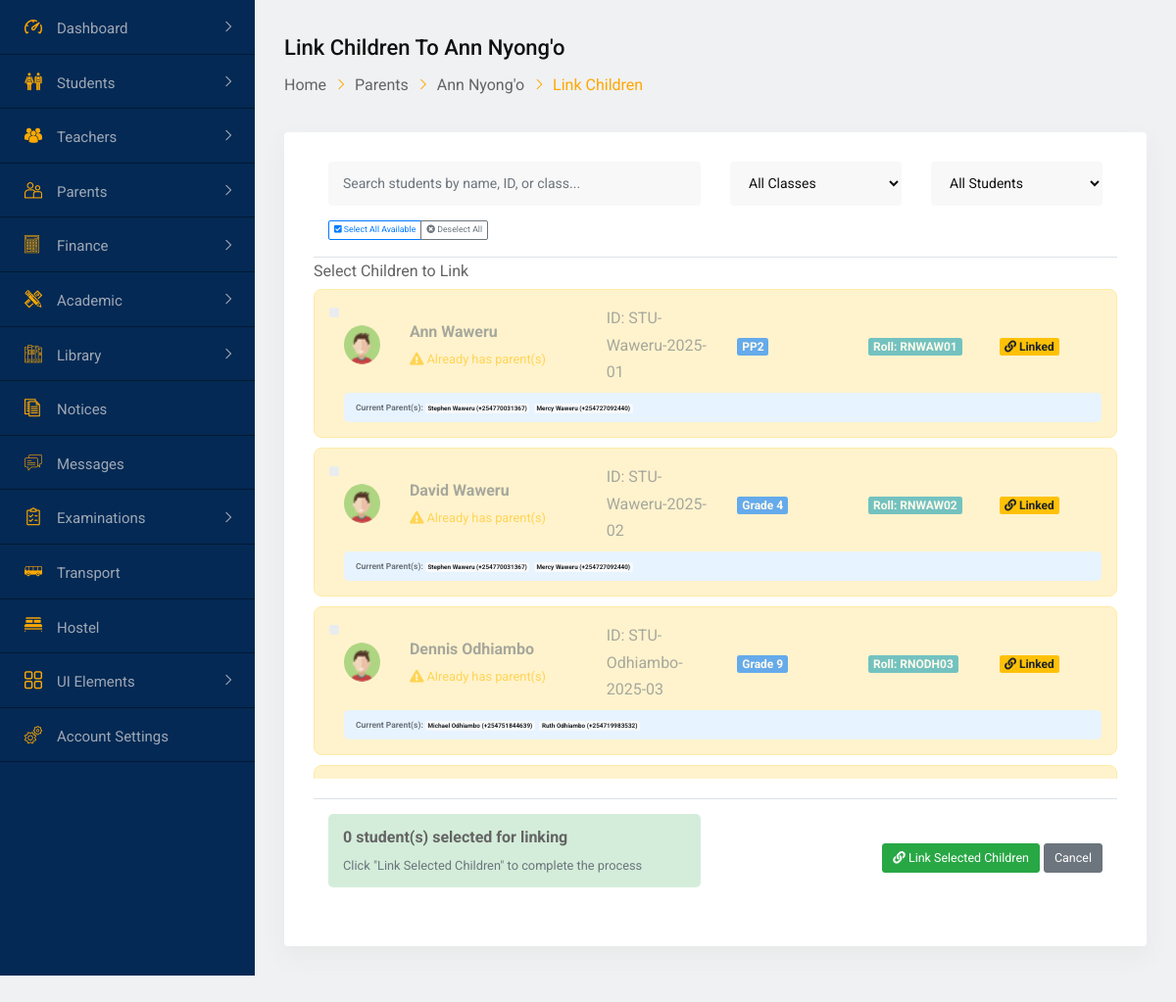
The page /dashboard/parents/link-children/6/ (signed in) on the database its author committed.
### core/models.py (models this page shows, shortened)
class Parent(models.Model):
    user = models.OneToOneField(User, on_delete=models.CASCADE, null=True, blank=True)
    first_name = models.CharField(max_length=100)
    last_name = models.CharField(max_length=100)
    phone = models.CharField(max_length=15)
    email = models.EmailField(unique=True)
    address = models.TextField()
    occupation = models.CharField(max_length=100, blank=True)
    photo = models.ImageField(upload_to=parent_photo_path, null=True, blank=True)
    father_name = models.CharField(max_length=100, blank=True)
    mother_name = models.CharField(max_length=100, blank=True)
    students = models.ManyToManyField(Student, related_name='parents')  # Changed from 'student_parents' to 'parents'
    created_at = models.DateTimeField(auto_now_add=True)
    updated_at = models.DateTimeField(auto_now=True)
    is_online = models.BooleanField(default=False)
    last_activity = models.DateTimeField(default=timezone.now)
    @property
    def full_name(self):
        return f"{self.first_name} {self.last_name}"

class Student(models.Model):
    GENDER_CHOICES = [
        ('M', 'Male'),
        ('F', 'Female'),
        ('O', 'Other'),
    ]
    user = models.OneToOneField(User, on_delete=models.CASCADE, null=True, blank=True)
    student_id = models.CharField(max_length=20, unique=True)
    first_name = models.CharField(max_length=100)
    last_name = models.CharField(max_length=100)
    gender = models.CharField(max_length=1, choices=GENDER_CHOICES)
    date_of_birth = models.DateField()
    religion = models.CharField(max_length=50, blank=True)
    address = models.TextField()
    phone = models.CharField(max_length=15, blank=True)
    email = models.EmailField(blank=True)
    photo = models.ImageField(upload_to=student_photo_path, null=True, blank=True)
    current_class = models.ForeignKey(Class, on_delete=models.SET_NULL, null=True)
    current_section = models.ForeignKey(Section, on_delete=models.SET_NULL, null=True)
    roll_number = models.CharField(max_length=10)
    admission_date = models.DateField(default=timezone.now)
    father_name = models.CharField(max_length=100)
    father_occupation = models.CharField(max_length=100, blank=True)
    father_phone = models.CharField(max_length=15, blank=True)
    mother_name = models.CharField(max_length=100)
    mother_occupation = models.CharField(max_length=100, blank=True)
    mother_phone = models.CharField(max_length=15, blank=True)
    guardian_email = models.EmailField(blank=True)
    guardian_phone = models.CharField(max_length=15, blank=True)
    emergency_contact_name = models.CharField(max_length=100, blank=True)
    emergency_contact_phone = models.CharField(max_length=15, blank=True)
    emergency_relationship = models.CharField(max_length=50, blank=True)
    previous_school = models.CharField(max_length=200, blank=True)
    transfer_certificate_no = models.CharField(max_length=100, blank=True)
    medical_conditions = models.TextField(blank=True)
    medications = models.TextField(blank=True)
    doctor_name = models.CharField(max_length=100, blank=True)
    doctor_phone = models.CharField(max_length=15, blank=True)
    national_id = models.CharField(max_length=50, blank=True)
    birth_certificate_no = models.CharField(max_length=50, blank=True)
    is_active = models.BooleanField(default=True)
    created_at = models.DateTimeField(auto_now_add=True)
    updated_at = models.DateTimeField(auto_now=True)
    is_online = models.BooleanField(default=False)
    last_activity = models.DateTimeField(default=timezone.now)
    current_class = models.ForeignKey(Class, on_delete=models.SET_NULL, null=True, related_name='students')
    current_section = models.ForeignKey(Section, on_delete=models.SET_NULL, null=True, related_name='students')
    roll_number = models.CharField(max_length=10)
    admission_date = models.DateField(default=timezone.now)
    class Meta:
        ordering = ['current_class', 'roll_number']
    @property
    def full_name(self):
        return f"{self.first_name} {self.last_name}"

class Class(models.Model):
    LEVEL_CATEGORIES = [
        ('ECDE', 'Early Childhood Development Education'),
        ('PRIMARY', 'Primary'),
        ('JUNIOR_SECONDARY', 'Junior Secondary'),
    ]
    GRADE_LEVELS = [
        ('PP1', 'Pre-Primary 1'),
        ('PP2', 'Pre-Primary 2'),
        ('1', 'Grade 1'),
        ('2', 'Grade 2'),
        ('3', 'Grade 3'),
        ('4', 'Grade 4'),
        ('5', 'Grade 5'),
        ('6', 'Grade 6'),
        ('7', 'Grade 7'),
        ('8', 'Grade 8'),
        ('9', 'Grade 9'),
    ]
    name = models.CharField(max_length=50)
    code = models.CharField(max_length=10, unique=True)
    level_category = models.CharField(max_length=20, choices=LEVEL_CATEGORIES)
    grade_level = models.CharField(max_length=3, choices=GRADE_LEVELS)
    capacity = models.IntegerField(default=30)
    class_teacher = models.ForeignKey('Teacher', on_delete=models.SET_NULL, null=True, blank=True)
    class Meta:
        ordering = ['level_category', 'grade_level']
        verbose_name_plural = 'Classes'

### dashboard/views.py (the view, shortened to what this page needs)
# urls.py: path('parents/link-children/<int:parent_id>/', views.link_children_to_parent, name='link_children_to_parent'),
@login_required
def link_children_to_parent(request, parent_id):
    parent = get_object_or_404(Parent, id=parent_id)
    existing_children_ids = parent.students.values_list('id', flat=True)
    available_students = Student.objects.filter(
        is_active=True
    ).exclude(
        id__in=existing_children_ids
    ).order_by('first_name', 'last_name')
    context = {
        'parent': parent,
        'available_students': available_students,
    }
    return render(request, 'parents/link_children.html', context)

### templates/parents/link_children.html (shortened to what this page needs)
{% extends 'base.html' %}
{% load static %}
{% block content %}
<div class="dashboard-page-one">
    {% include 'includes/sidebar.html' %}
    <div class="dashboard-content-one">
        <div class="breadcrumbs-area">
            <h3>Link Children to {{ parent.full_name }}</h3>
            <ul>
                <li><a href="{% url 'dashboard' %}">Home</a></li>
                <li><a href="{% url 'all_parents' %}">Parents</a></li>
                <li><a href="{% url 'parent_details' parent.id %}">{{ parent.full_name }}</a></li>
                <li>Link Children</li>
            </ul>
        </div>
        <div class="card height-auto">
            <div class="card-body">
                <form method="post" id="linkChildrenForm">
                    {% if available_students %}
                    <div class="search-box">
                        <div class="row">
                            <div class="col-md-6">
                                <div class="form-group">
                                    <input type="text" id="studentSearch" class="form-control"
                                           placeholder="Search students by name, ID, or class...">
                                </div>
                            </div>
                            <div class="col-md-3">
                                <div class="form-group">
                                    <select id="classFilter" class="form-control">
                                        <option value="">All Classes</option>
                                    </select>
                                </div>
                            </div>
                            <div class="col-md-3">
                                <div class="form-group">
                                    <select id="statusFilter" class="form-control">
                                        <option value="all">All Students</option>
                                    </select>
                                </div>
                            </div>
                        </div>
                        <div class="row">
                            <div class="col-md-6">
                                <div class="btn-group">
                                    <button type="button" class="btn btn-outline-primary btn-sm" id="selectAll">
                                        <i class="fas fa-check-square"></i> Select All Available
                                    </button>
                                    <button type="button" class="btn btn-outline-secondary btn-sm" id="deselectAll">
                                        <i class="fas fa-times-circle"></i> Deselect All
                                    </button>
                                </div>
                            </div>
                            <div class="col-md-6 text-right">
                            </div>
                        </div>
                    </div>
                    <div class="form-group">
                        <label>Select Children to Link</label>
                        <div class="children-list" style="max-height: 500px; overflow-y: auto;">
                            {% for student in available_students %}
                            {% with existing_parents=student.parents.all %}
                            <div class="child-option {% if existing_parents %}has-parent{% endif %}"
                                 data-name="{{ student.full_name|lower }}"
                                 data-id="{{ student.student_id|lower }}"
                                 data-class="{% if student.current_class %}{{ student.current_class.name|lower }}{% endif %}"
                                 data-status="{% if existing_parents %}has_parent{% else %}available{% endif %}">
                                <div class="custom-control custom-checkbox">
                                    <label class="custom-control-label d-block" for="student_{{ student.id }}">
                                        <div class="row align-items-center">
                                            <div class="col-md-1">
                                                {% if student.photo %}
                                                <img src="{{ student.photo.url }}" alt="{{ student.full_name }}"
                                                     class="student-avatar">
                                                {% else %}
                                                <img src="{% static 'img/figure/student2.png' %}" alt="{{ student.full_name }}"
                                                     class="student-avatar">
                                                {% endif %}
                                            </div>
                                            <div class="col-md-3 student-info">
                                                <strong>{{ student.full_name }}</strong>
                                                {% if existing_parents %}
                                                <br>
                                                <small class="text-warning">
                                                    <i class="fas fa-exclamation-triangle"></i>
                                                    Already has parent(s)
                                                </small>
                                                {% endif %}
                                            </div>
                                            <div class="col-md-2 student-info">
                                                <span class="text-muted">ID: {{ student.student_id }}</span>
                                            </div>
                                            <div class="col-md-2 student-info">
                                                <span class="badge badge-primary">
                                                    {% if student.current_class %}
                                                        {{ student.current_class.name }}
                                                    {% else %}
                                                        Not assigned
                                                    {% endif %}
                                                </span>
                                            </div>
                                            <div class="col-md-2 student-info">
                                                <span class="badge badge-info">
                                                    Roll: {{ student.roll_number|default:"N/A" }}
                                                </span>
                                            </div>
                                            <div class="col-md-2">
                                                {% if existing_parents %}
                                                <span class="badge badge-warning">
                                                    <i class="fas fa-link"></i> Linked
                                                </span>
                                                {% else %}
                                                <span class="badge badge-success">
                                                    <i class="fas fa-unlink"></i> Available
                                                </span>
                                                {% endif %}
                                            </div>
                                        </div>
                                        {% if existing_parents %}
                                        <div class="parent-info">
                                            <strong>Current Parent(s):</strong>
                                            {% for parent in existing_parents %}
                                            <span class="badge badge-light mr-1">
                                                {{ parent.full_name }}
                                                {% if parent.phone %}({{ parent.phone }}){% endif %}
                                            </span>
                                            {% endfor %}
                                        </div>
                                        {% endif %}
                                    </label>
                                </div>
                            </div>
                            {% endwith %}
                            {% endfor %}
                        </div>
                    </div>
                    <div class="batch-actions">
                        <div class="row align-items-center">
                            <div class="col-md-6">
                                <div class="selection-info">
                                    <strong><span id="finalSelectedCount">0</span> student(s) selected for linking</strong>
                                    <br>
                                    <small class="text-muted" id="selectionDetails">
                                        Click "Link Selected Children" to complete the process
                                    </small>
                                </div>
                            </div>
                            <div class="col-md-6 text-right">
                                <button type="submit" class="btn btn-success btn-lg" id="submitBtn">
                                    <i class="fas fa-link"></i> Link Selected Children
                                </button>
                                <a href="{% url 'parent_details' parent.id %}" class="btn btn-secondary btn-lg">
                                    Cancel
                                </a>
                            </div>
                        </div>
                    </div>
                    {% endif %}
                </form>
            </div>
        </div>
    </div>
</div>
{% endblock %}

### rows shown on the page
Parent: full_name "Ann Nyong'o"
Student: full_name "Ann Waweru", shows "Already has parent(s)", student_id "STU-Waweru-2025-01", current_class.name "PP2", roll_number "RNWAW01", shows "Linked"
Parent: full_name "Stephen Waweru", phone "+254770031367"
Parent: full_name "Mercy Waweru", phone "+254727092440"
Student: full_name "David Waweru", shows "Already has parent(s)", student_id "STU-Waweru-2025-02", current_class.name "Grade 4", roll_number "RNWAW02", shows "Linked"
Student: full_name "Dennis Odhiambo", shows "Already has parent(s)", student_id "STU-Odhiambo-2025-03", current_class.name "Grade 9", roll_number "RNODH03", shows "Linked"
Parent: full_name "Michael Odhiambo", phone "+254751844639"
Parent: full_name "Ruth Odhiambo", phone "+254719983532"
